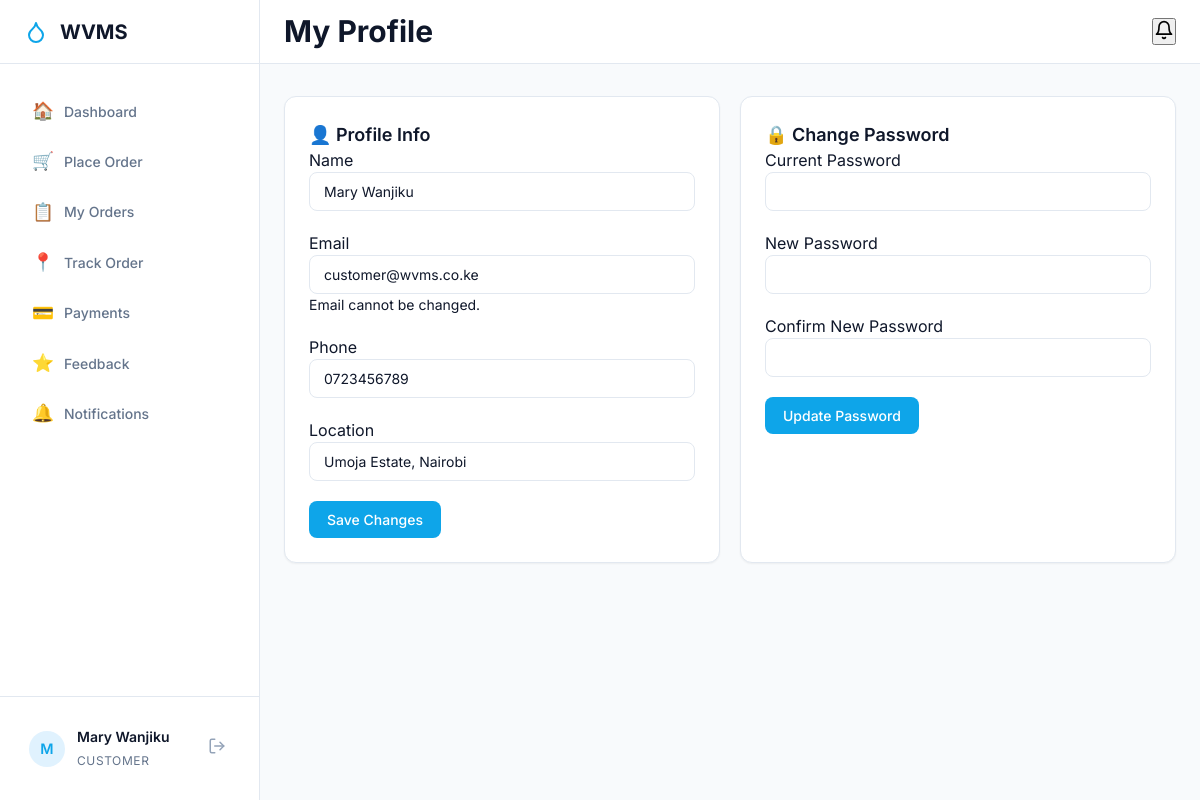
The app's page /customer/profile.php (signed in) with its own data.
### tables this page shows
CREATE TABLE IF NOT EXISTS `users` (
    `id` INT UNSIGNED AUTO_INCREMENT PRIMARY KEY,
    `name` VARCHAR(100) NOT NULL,
    `email` VARCHAR(150) NOT NULL UNIQUE,
    `phone` VARCHAR(15) NOT NULL,
    `password` VARCHAR(255) NOT NULL,
    `role` ENUM('customer','vendor','admin') NOT NULL DEFAULT 'customer',
    `location` VARCHAR(255) DEFAULT NULL,
    `status` ENUM('active','inactive') NOT NULL DEFAULT 'active',
    `created_at` TIMESTAMP DEFAULT CURRENT_TIMESTAMP,
    INDEX `idx_users_role` (`role`),
    INDEX `idx_users_email` (`email`),
    INDEX `idx_users_status` (`status`)
);

### includes/auth.php (called while the page is built, shortened)
<?php
function getCurrentUserFull() {
    $db = getDB();
    $stmt = $db->prepare("SELECT id, name, email, phone, role, location, created_at FROM users WHERE id = ?");
    $stmt->execute([$_SESSION['user_id']]);
    return $stmt->fetch();
}

### includes/functions.php (called while the page is built, shortened)
<?php
function sanitize($input) {
    return htmlspecialchars(trim($input), ENT_QUOTES, 'UTF-8');
}

### customer/profile.php (the view, shortened to what this page needs)
<?php
require_once __DIR__ . '/../includes/header.php';
$user = getCurrentUserFull();
?>
<div style="display:grid;grid-template-columns:1fr 1fr;gap:20px">
<div class="card"><div class="card-header"><h3>👤 Profile Info</h3></div>
<form method="POST"><?php csrfField(); ?><input type="hidden" name="action" value="update">
<div class="form-group"><label>Name</label><input type="text" name="name" class="form-control" value="<?php echo sanitize($user['name']); ?>" required></div>
<div class="form-group"><label>Email</label><input type="email" class="form-control" value="<?php echo sanitize($user['email']); ?>" disabled><p class="form-hint">Email cannot be changed.</p></div>
<div class="form-group"><label>Phone</label><input type="tel" name="phone" class="form-control" value="<?php echo sanitize($user['phone']); ?>" required></div>
<div class="form-group"><label>Location</label><input type="text" name="location" class="form-control" value="<?php echo sanitize($user['location']); ?>"></div>
<button type="submit" class="btn btn-primary">Save Changes</button>
</form></div>
<div class="card"><div class="card-header"><h3>🔒 Change Password</h3></div>
<form method="POST"><?php csrfField(); ?><input type="hidden" name="action" value="password">
<div class="form-group"><label>Current Password</label><input type="password" name="current_password" class="form-control" required></div>
<div class="form-group"><label>New Password</label><input type="password" name="new_password" class="form-control" required></div>
<div class="form-group"><label>Confirm New Password</label><input type="password" name="confirm_password" class="form-control" required></div>
<button type="submit" class="btn btn-primary">Update Password</button>
</form></div>
</div>
<?php require_once __DIR__ . '/../includes/footer.php'; ?>

### assets/css/style.css (style rules this page uses)
:root { --primary: #0ea5e9; --primary-dark: #0284c7; --primary-light: #e0f2fe; --surface: #ffffff; --surface-2: #f8fafc; --surface-3: #f1f5f9; --border: #e2e8f0; --border-subtle: #f1f5f9; --text-primary: #0f172a; --text-secondary: #64748b; --text-muted: #94a3b8; --success: #10b981; --warning: #f59e0b; --error: #ef4444; --info: #0ea5e9; --status-pending: #fef3c7; --status-pending-text: #92400e; --status-accepted: #dbeafe; --status-accepted-text: #1e40af; --status-dispatched: #fed7aa; --status-dispatched-text: #9a3412; --status-delivered: #d1fae5; --status-delivered-text: #065f46; --status-cancelled: #fee2e2; --status-cancelled-text: #991b1b; --shadow-sm: 0 1px 2px 0 rgba(0, 0, 0, 0.05); --shadow: 0 1px 3px 0 rgba(0, 0, 0, 0.1), 0 1px 2px 0 rgba(0, 0, 0, 0.06); --shadow-md: 0 4px 6px -1px rgba(0, 0, 0, 0.1), 0 2px 4px -1px rgba(0, 0, 0, 0.06); --shadow-lg: 0 10px 15px -3px rgba(0, 0, 0, 0.1), 0 4px 6px -2px rgba(0, 0, 0, 0.05); --sidebar-w: 260px; --topbar-h: 64px; --transition: 0.2s ease; --radius: 8px; }
*, *::before, *::after { box-sizing: border-box; margin: 0; padding: 0; }
body { font-family: 'Inter', sans-serif; background: var(--surface-2); color: var(--text-primary); line-height: 1.5; -webkit-font-smoothing: antialiased; }
h3 { font-size: 1.125rem; font-weight: 600; color: var(--text-primary); }
p, td, input, select, textarea { font-size: 0.875rem; }
.card { background: var(--surface); border: 1px solid var(--border); border-radius: 12px; padding: 24px; box-shadow: var(--shadow-sm); margin-bottom: 24px; transition: box-shadow 0.2s; }
.btn { display: inline-flex; align-items: center; justify-content: center; gap: 8px; padding: 10px 18px; border-radius: 8px; font-weight: 500; font-size: 0.875rem; border: none; cursor: pointer; transition: all 0.15s; font-family: inherit; }
.btn-primary { background: var(--primary); color: white; }
.form-group { margin-bottom: 20px; }
.form-control { border: 1px solid var(--border); border-radius: 8px; padding: 10px 14px; font-size: 0.875rem; background: var(--surface); width: 100%; transition: border-color 0.15s, box-shadow 0.15s; color: var(--text-primary); font-family: inherit; }

### records on screen
users: name "Mary Wanjiku", email "customer@wvms.co.ke", phone "0723456789", location "Umoja Estate, Nairobi"

### other values on screen
substr($currentUser['name'], 0, 1) "M"
$currentUser['name'] "Mary Wanjiku"
$currentUser['role'] "CUSTOMER"
$pageTitle "My Profile"
